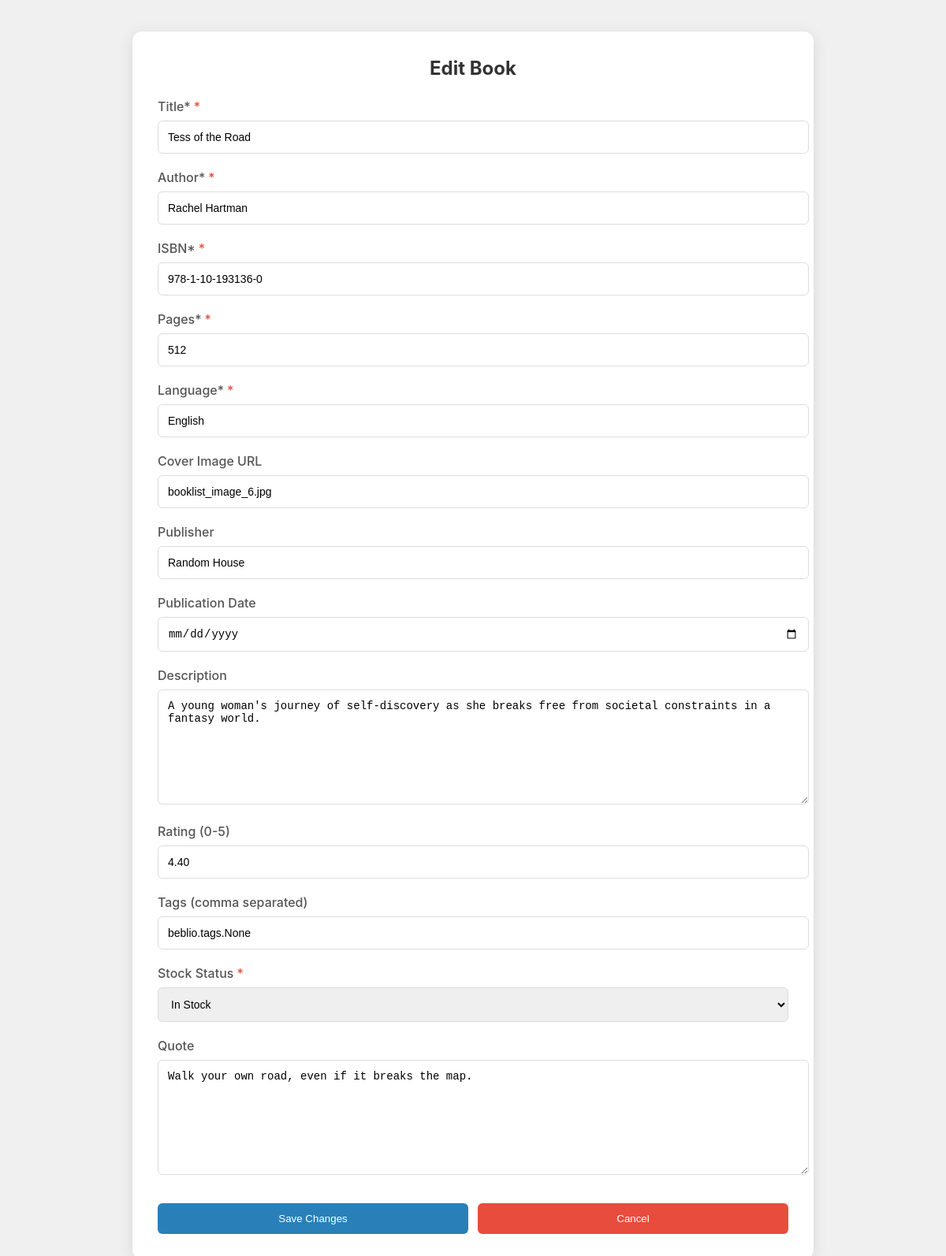
Before: /book/edit/6/ with the older database file.
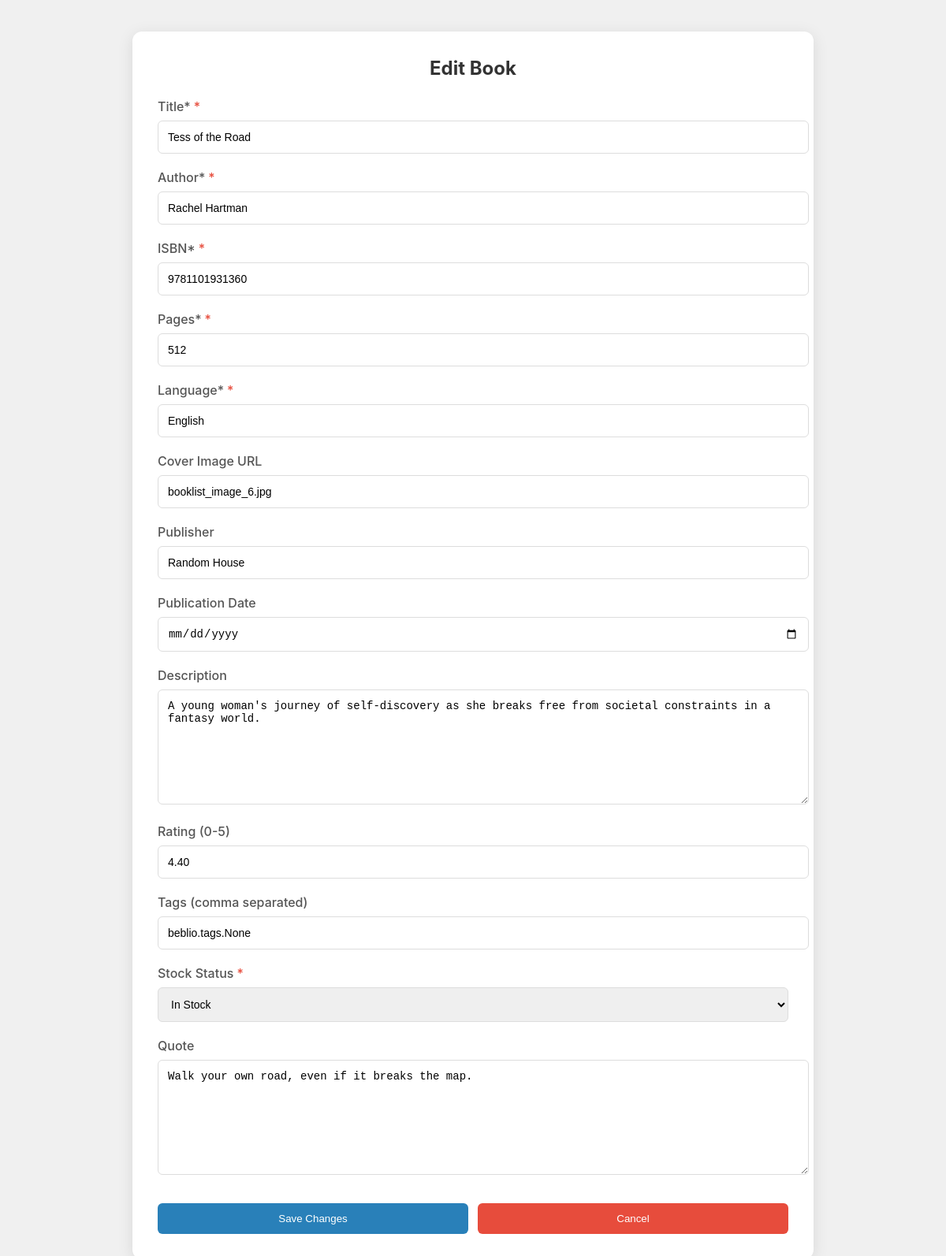
After: the same page with the newer database file.
### beblio/models.py (models this page shows, shortened)
class Book(models.Model):
    title = models.CharField(max_length=200, null=True)
    author = models.CharField(max_length=100)
    isbn = models.CharField(max_length=13, unique=True)
    pages = models.IntegerField()
    cover_image = models.URLField(blank=True, null=True)
    language = models.CharField(max_length=30)
    tags = models.ManyToManyField('tags', blank=True)
    description = models.TextField(blank=True, null=True)
    rating = models.DecimalField(max_digits=3, decimal_places=2, blank=True, null=True)
    publisher = models.CharField(max_length=100, blank=True, null=True)
    published_date = models.DateField(blank=True, null=True)
    in_stock = models.BooleanField(default=True)
    review = models.ManyToManyField('review', blank=True)
    quote = models.TextField(blank=True, null=True)
    genre = models.TextField(blank=True, null=True)
    price = models.FloatField(blank=True, null=True)

### beblio/views.py (the view)
# urls.py: path('book/edit/<int:book_id>/', views.book_form, name='edit_book'),
def book_form(request, book_id=None):
    if request.method == 'POST':
        try:
            data = json.loads(request.body)
            if book_id:
                book = Book.objects.get(id=book_id)
                for field, value in data.items():
                    if field == 'tags':
                        book.tags.clear()
                        for tag_name in value:
                            tag, _ = tags.objects.get_or_create(name=tag_name)
                            book.tags.add(tag)
                    elif hasattr(book, field):
                        setattr(book, field, value)
                book.save()
                return JsonResponse({'message': 'Book updated successfully'})
            else:
                book = Book.objects.create(
                    title=data.get('title'),
                    author=data.get('author'),
                    isbn=data.get('isbn'),
                    pages=data.get('pages'),
                    language=data.get('language'),
                    cover_image=data.get('cover_image'),
                    publisher=data.get('publisher'),
                    published_date=data.get('published_date'),
                    description=data.get('description'),
                    rating=data.get('rating'),
                    in_stock=data.get('in_stock', True),
                    quote=data.get('quote')
                )
                for tag_name in data.get('tags', []):
                    tag, _ = tags.objects.get_or_create(name=tag_name)
                    book.tags.add(tag)
                return JsonResponse({'message': 'Book added successfully'})
        except Exception as e:
            return JsonResponse({'error': str(e)}, status=400)
    else:
        try:
            book = None
            if book_id:
                book = Book.objects.get(id=book_id)
            return render(request, 'beblio/BookForm.html', {'book': book})
        except Book.DoesNotExist:
            return redirect('admin_panel')

### templates/beblio/BookForm.html (shortened to what this page needs)
{% load static %}
<!DOCTYPE html>
<html lang="en">
<head>
    <link rel="stylesheet" href="{% static 'css/bookForm.css' %}">
</head>
<body>
    <div class="form-container">
        <h2>{% if book %}Edit Book{% else %}Add New Book{% endif %}</h2>
        <form id="book-form" data-book-id="{{ book.id|default:'' }}">
            <div class="form-group">
                <label for="title">Title*</label>
                <input type="text" id="title" value="{{ book.title|default:'' }}" required>
            </div>
            <div class="form-group">
                <label for="author">Author*</label>
                <input type="text" id="author" value="{{ book.author|default:'' }}" required>
            </div>
            <div class="form-group">
                <label for="isbn">ISBN*</label>
                <input type="text" id="isbn" value="{{ book.isbn|default:'' }}" required>
            </div>
            <div class="form-group">
                <label for="pages">Pages*</label>
                <input type="number" id="pages" value="{{ book.pages|default:'' }}" required>
            </div>
            <div class="form-group">
                <label for="language">Language*</label>
                <input type="text" id="language" value="{{ book.language|default:'' }}" required>
            </div>
            <div class="form-group">
                <label for="cover_image">Cover Image URL</label>
                <input type="text" id="cover_image" value="{{ book.cover_image|default:'' }}">
            </div>
            <div class="form-group">
                <label for="publisher">Publisher</label>
                <input type="text" id="publisher" value="{{ book.publisher|default:'' }}">
            </div>
            <div class="form-group">
                <label for="published_date">Publication Date</label>
                <input type="date" id="published_date" value="{{ book.published_date|default:'' }}">
            </div>
            <div class="form-group">
                <label for="description">Description</label>
                <textarea id="description">{{ book.description|default:'' }}</textarea>
            </div>
            <div class="form-group">
                <label for="rating">Rating (0-5)</label>
                <input type="number" id="rating" min="0" max="5" step="0.1" value="{{ book.rating|default:'' }}">
            </div>
            <div class="form-group">
                <label for="tags">Tags (comma separated)</label>
                <input type="text" id="tags" value="{{ book.tags|join:', '|default:'' }}">
            </div>
            <div class="form-group">
                <label for="in_stock">Stock Status</label>
                <select id="in_stock">
                    <option value="true" {% if book.in_stock %}selected{% endif %}>In Stock</option>
                </select>
            </div>
            <div class="form-group">
                <label for="quote">Quote</label>
                <textarea id="quote">{{ book.quote|default:'' }}</textarea>
            </div>
            <div class="button-group">
                <button type="submit" class="blue-button">{% if book %}Save Changes{% else %}Add Book{% endif %}</button>
                <button type="button" onclick="window.location.href='/adminPanel/'" class="red-button">Cancel</button>
            </div>
        </form>
    </div>
</body>
</html>

Changed rows visible on the page:
changed Book "Tess of the Road": isbn "978-1-10-193136-0" → "9781101931360"
